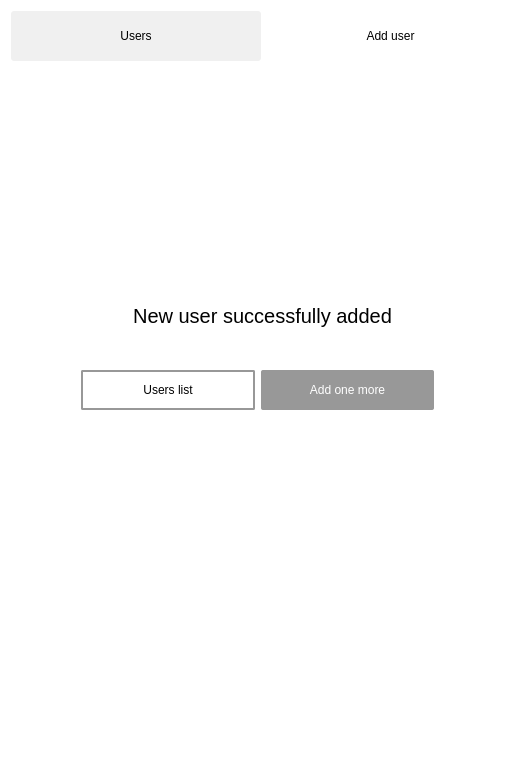
<?xml version="1.0" encoding="UTF-8"?>
<ui version="4.0">
 <class>UserAdded</class>
 <widget class="QWidget" name="UserAdded">
  <property name="geometry">
   <rect>
    <x>0</x>
    <y>0</y>
    <width>525</width>
    <height>761</height>
   </rect>
  </property>
  <property name="sizePolicy">
   <sizepolicy hsizetype="Preferred" vsizetype="Fixed">
    <horstretch>0</horstretch>
    <verstretch>0</verstretch>
   </sizepolicy>
  </property>
  <property name="minimumSize">
   <size>
    <width>525</width>
    <height>761</height>
   </size>
  </property>
  <property name="maximumSize">
   <size>
    <width>534</width>
    <height>761</height>
   </size>
  </property>
  <property name="windowTitle">
   <string>Form</string>
  </property>
  <property name="styleSheet">
   <string notr="true">background-color: white
</string>
  </property>
  <layout class="QVBoxLayout" name="verticalLayout_2">
   <item>
    <layout class="QHBoxLayout" name="horizontalLayout">
     <item>
      <widget class="QPushButton" name="Users_list_UP">
       <property name="minimumSize">
        <size>
         <width>250</width>
         <height>50</height>
        </size>
       </property>
       <property name="maximumSize">
        <size>
         <width>250</width>
         <height>50</height>
        </size>
       </property>
       <property name="styleSheet">
        <string notr="true">background-color: #F0F0F0; 
border-radius: 3px; </string>
       </property>
       <property name="text">
        <string>Users</string>
       </property>
      </widget>
     </item>
     <item>
      <widget class="QPushButton" name="pushButton_2">
       <property name="minimumSize">
        <size>
         <width>249</width>
         <height>50</height>
        </size>
       </property>
       <property name="maximumSize">
        <size>
         <width>249</width>
         <height>50</height>
        </size>
       </property>
       <property name="styleSheet">
        <string notr="true">border-radius: 3px; </string>
       </property>
       <property name="text">
        <string>Add user</string>
       </property>
      </widget>
     </item>
    </layout>
   </item>
   <item>
    <layout class="QVBoxLayout" name="verticalLayout">
     <item>
      <spacer name="verticalSpacer_2">
       <property name="orientation">
        <enum>Qt::Vertical</enum>
       </property>
       <property name="sizeType">
        <enum>QSizePolicy::Fixed</enum>
       </property>
       <property name="sizeHint" stdset="0">
        <size>
         <width>20</width>
         <height>50</height>
        </size>
       </property>
      </spacer>
     </item>
     <item>
      <widget class="QLabel" name="succesfully_added_label">
       <property name="minimumSize">
        <size>
         <width>150</width>
         <height>150</height>
        </size>
       </property>
       <property name="maximumSize">
        <size>
         <width>16777215</width>
         <height>150</height>
        </size>
       </property>
       <property name="styleSheet">
        <string notr="true">color: #F0F0F0;</string>
       </property>
       <property name="text">
        <string/>
       </property>
       <property name="alignment">
        <set>Qt::AlignCenter</set>
       </property>
      </widget>
     </item>
     <item>
      <spacer name="verticalSpacer">
       <property name="orientation">
        <enum>Qt::Vertical</enum>
       </property>
       <property name="sizeType">
        <enum>QSizePolicy::Fixed</enum>
       </property>
       <property name="sizeHint" stdset="0">
        <size>
         <width>20</width>
         <height>15</height>
        </size>
       </property>
      </spacer>
     </item>
     <item>
      <widget class="QLabel" name="label">
       <property name="font">
        <font>
         <pointsize>15</pointsize>
        </font>
       </property>
       <property name="text">
        <string>New user successfully added</string>
       </property>
       <property name="alignment">
        <set>Qt::AlignCenter</set>
       </property>
      </widget>
     </item>
     <item>
      <spacer name="verticalSpacer_3">
       <property name="orientation">
        <enum>Qt::Vertical</enum>
       </property>
       <property name="sizeType">
        <enum>QSizePolicy::Fixed</enum>
       </property>
       <property name="sizeHint" stdset="0">
        <size>
         <width>30</width>
         <height>20</height>
        </size>
       </property>
      </spacer>
     </item>
    </layout>
   </item>
   <item>
    <layout class="QHBoxLayout" name="horizontalLayout_2">
     <item>
      <spacer name="horizontalSpacer">
       <property name="orientation">
        <enum>Qt::Horizontal</enum>
       </property>
       <property name="sizeType">
        <enum>QSizePolicy::Fixed</enum>
       </property>
       <property name="sizeHint" stdset="0">
        <size>
         <width>70</width>
         <height>10</height>
        </size>
       </property>
      </spacer>
     </item>
     <item>
      <widget class="QPushButton" name="Users_list_down">
       <property name="minimumSize">
        <size>
         <width>0</width>
         <height>40</height>
        </size>
       </property>
       <property name="maximumSize">
        <size>
         <width>16777215</width>
         <height>40</height>
        </size>
       </property>
       <property name="styleSheet">
        <string notr="true">border: 2px solid;
border-color: #989898; 
border-radius: 2px; </string>
       </property>
       <property name="text">
        <string>Users list</string>
       </property>
      </widget>
     </item>
     <item>
      <widget class="QPushButton" name="Add_One_More">
       <property name="minimumSize">
        <size>
         <width>0</width>
         <height>40</height>
        </size>
       </property>
       <property name="maximumSize">
        <size>
         <width>16777215</width>
         <height>40</height>
        </size>
       </property>
       <property name="styleSheet">
        <string notr="true">background-color: #989898;
color: white;
border-radius: 2px;</string>
       </property>
       <property name="text">
        <string>Add one more</string>
       </property>
      </widget>
     </item>
     <item>
      <spacer name="horizontalSpacer_2">
       <property name="orientation">
        <enum>Qt::Horizontal</enum>
       </property>
       <property name="sizeType">
        <enum>QSizePolicy::Fixed</enum>
       </property>
       <property name="sizeHint" stdset="0">
        <size>
         <width>80</width>
         <height>20</height>
        </size>
       </property>
      </spacer>
     </item>
    </layout>
   </item>
   <item>
    <spacer name="verticalSpacer_4">
     <property name="orientation">
      <enum>Qt::Vertical</enum>
     </property>
     <property name="sizeType">
      <enum>QSizePolicy::Fixed</enum>
     </property>
     <property name="sizeHint" stdset="0">
      <size>
       <width>20</width>
       <height>340</height>
      </size>
     </property>
    </spacer>
   </item>
  </layout>
 </widget>
 <resources/>
 <connections/>
</ui>
